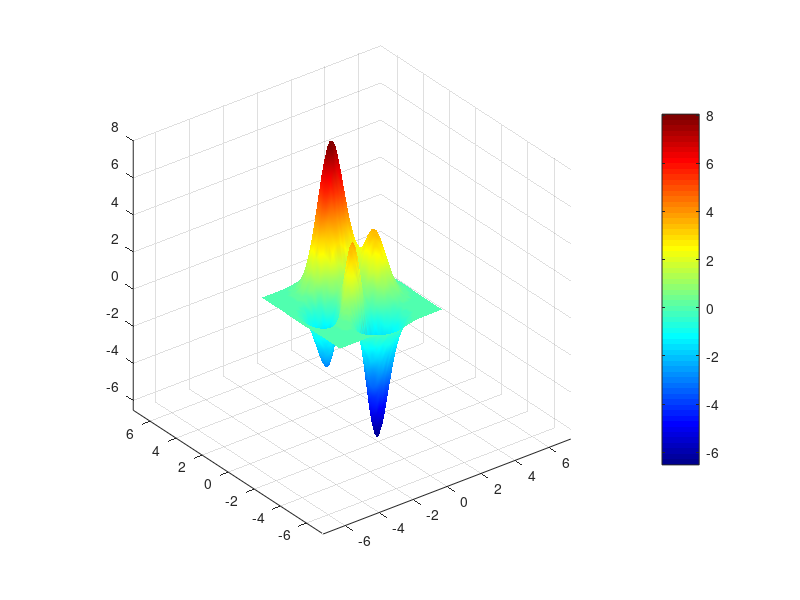

Recreate this plot in MATLAB. (Note: this script raises an error after producing the figure.)
%% Task 1: Surface Plot with peaks()
[peaksX, peaksY, peaksZ] = peaks(50);
figure;
surfHandle = surf(peaksX, peaksY, peaksZ);
axis equal;

%% Task 2: Advanced Color Mapping
colormap(jet);
colorbar;

%% Task 3: Lighting
shading interp;
lighting phong;
camlight('headlight');

%% Task 4: Camera View Manipulation
for azimuth = 0:10:360
    view(azimuth, 30);
    pause(0.05);
end

%% Task 5: Colorbar Position
colorbarHandle = colorbar;
set(colorbarHandle, 'Position', [0.92 0.3 0.02 0.4]);

%% Task 6: Save
savefig(gcf, 'surface_plot.fig');
saveas(gcf, 'surface_plot.png');
